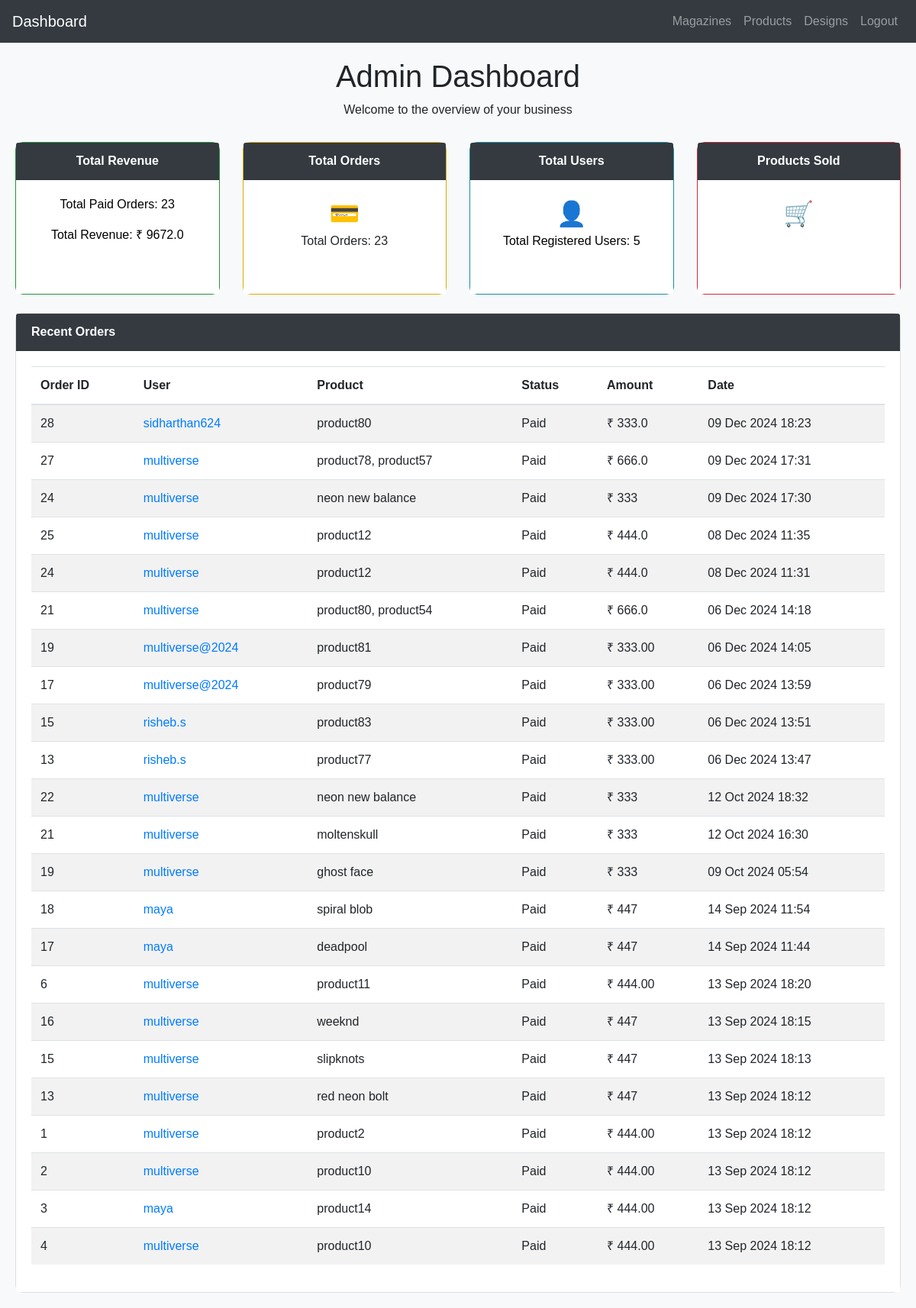
/dashboard/, run on the app's committed database.
### productapp/models.py (models this page shows, shortened)
class OrderCart(models.Model):
     user=models.ForeignKey(User,on_delete=models.CASCADE)
     info=models.ForeignKey(UserProfile,on_delete=models.CASCADE)
     product_name = models.CharField(max_length=255)
     color = models.CharField(max_length=225)
     size = models.CharField(max_length=225)
     amount = models.CharField(max_length=10)
     payment_id = models.CharField(max_length=100)
     paid = models.BooleanField(default=False)
     order_confirmed = models.BooleanField(default=True)
     shipped = models.BooleanField(default=False)
     delivered = models.BooleanField(default=False)
     created_at = models.DateTimeField(auto_now_add=True)

class OrderDesign(models.Model):
     user=models.ForeignKey(User,on_delete=models.CASCADE)
     info=models.ForeignKey(UserProfile,on_delete=models.CASCADE)
     design_name = models.CharField(max_length=255)
     designcolor = models.CharField(max_length=225)
     designsize = models.CharField(max_length=225)
     amount = models.CharField(max_length=10)
     payment_id = models.CharField(max_length=100)
     paid = models.BooleanField(default=False)
     order_confirmed = models.BooleanField(default=True)
     shipped = models.BooleanField(default=False)
     delivered = models.BooleanField(default=False)
     created_at = models.DateTimeField(auto_now_add=True)

### productapp/views.py (the view)
# urls.py: path('dashboard/', views.dashboard, name='dashboard'),
def dashboard(request):
    user_count = User.objects.count()
    cart_order_count = OrderCart.objects.filter(paid=True).count()
    design_order_count = OrderDesign.objects.filter(paid=True).count()
    total_orders = cart_order_count + design_order_count
    cart_orders = OrderCart.objects.filter(paid=True)
    design_orders = OrderDesign.objects.filter(paid=True)
    for order in cart_orders:
        order.order_type = "OrderCart"
    for order in design_orders:
        order.order_type = "OrderDesign"
    all_orders = sorted(
        chain(cart_orders, design_orders),
        key=lambda order: order.created_at,
        reverse=True
    )
    cart_revenue = (
        OrderCart.objects.filter(paid=True)
        .aggregate(total=Sum(F('amount'), output_field=FloatField()))['total'] or 0
    )
    design_revenue = (
        OrderDesign.objects.filter(paid=True)
        .aggregate(total=Sum(F('amount'), output_field=FloatField()))['total'] or 0
    )
    total_paid_orders = cart_order_count + design_order_count
    total_revenue = float(cart_revenue) + float(design_revenue)
    return render(request, 'dashboard.html', {
        'orders': all_orders,
        'user_count': user_count,
        'total_orders': total_orders,
        'total_paid_orders': total_paid_orders,
        'total_revenue': total_revenue
    })

### templates/dashboard.html (shortened to what this page needs)
<!DOCTYPE html>
<html lang="en">
<head>
    <link href="https://stackpath.bootstrapcdn.com/bootstrap/4.5.2/css/bootstrap.min.css" rel="stylesheet">
</head>
<body>
    <nav class="navbar navbar-expand-lg navbar-dark bg-dark">
        <a class="navbar-brand" href="#">Dashboard</a>
        <div class="collapse navbar-collapse" id="navbarNav">
          <ul class="navbar-nav ml-auto">
            <li class="nav-item">
              <a class="nav-link" href="#">Magazines</a>
            </li>
            <li class="nav-item">
              <a class="nav-link" href="{% url 'productapp:admin_shop_view' %}">Products</a>
            </li>
            <li class="nav-item">
              <a class="nav-link" href="{% url 'productapp:admin_product_view' %}">Designs</a>
            </li>
            <li class="nav-item">
              <a class="nav-link" href="#">Logout</a>
            </li>
          </ul>
        </div>
      </nav>
    <div class="container-fluid">
        <div class="dashboard-header">
            <h1>Admin Dashboard</h1>
            <p>Welcome to the overview of your business</p>
        </div>
        <div class="row">
            <div class="col-lg-3 col-md-6 mb-4">
                <div class="card revenue-card">
                    <div class="card-header text-center">Total Revenue</div>
                    <div class="card-body text-center">
                        <p>Total Paid Orders: {{ total_paid_orders }}</p>
                         <p>Total Revenue: ₹ {{ total_revenue }}</p>
                    </div>
                </div>
            </div>
            <div class="col-lg-3 col-md-6 mb-4">
                <div class="card orders-card">
                    <div class="card-header text-center">Total Orders</div>
                    <div class="card-body text-center">
                        <span class="stats-icon">&#128179;</span>
                        <p>Total Orders: {{ total_orders }}</p>
                    </div>
                </div>
            </div>
            <div class="col-lg-3 col-md-6 mb-4">
                <div class="card users-card">
                    <div class="card-header text-center">Total Users</div>
                    <div class="card-body text-center">
                        <span class="stats-icon">&#128100;</span>
                        <p>Total Registered Users: {{ user_count }}</p>
                    </div>
                </div>
            </div>
            <div class="col-lg-3 col-md-6 mb-4">
                <div class="card products-card">
                    <div class="card-header text-center">Products Sold</div>
                    <div class="card-body text-center">
                        <span class="stats-icon">&#128722;</span>
                        <h2>645</h2>
                    </div>
                </div>
            </div>
        </div>
        <div class="row">
            <div class="col-12">
                <div class="card">
                    <div class="card-header">Recent Orders</div>
                    <div class="card-body">
                        <table class="table table-striped table-responsive-md">
                            <thead>
                                <tr>
                                    <th>Order ID</th>
                                    <th>User</th>
                                    <th>Product</th>
                                    <th>Status</th>
                                    <th>Amount</th>
                                    <th>Date</th>
                                </tr>
                            </thead>
                            <tbody>
                                {% for order in orders %}
                                    <tr>
                                        <td>{{ order.id }}</td>
                                        <td>
                                            <a href="{% url 'productapp:admin_order_detail' order.id order.order_type %}">
                                            {{ order.user.username }}
                                         </a>
                                        </td>
                                        {% if order.product_name %}
                                            <td>{{ order.product_name }}</td>
                                        {% else %}
                                            <td>{{ order.design_name }}</td>
                                        {% endif %}
                                        <td>{{ order.paid|yesno:"Paid,Pending" }}</td>
                                        <td>₹ {{ order.amount }}</td>
                                        <td>{{ order.created_at|date:"d M Y H:i" }}</td>
                                    </tr>
                                {% empty %}
                                    <tr>
                                        <td colspan="6" class="text-center">No orders found.</td>
                                    </tr>
                                {% endfor %}
                            </tbody>
                        </table>
                    </div>
                </div>
            </div>
        </div>
    </div>
</body>
</html>

### templates/dashboard.html (style rules this page uses)
body { background-color: #f8f9fa; font-family: Arial, sans-serif; }
.container-fluid { padding: 20px; }
.dashboard-header { text-align: center; margin-bottom: 30px; }
.card { border-radius: 10px; }
.card-header { font-weight: bold; background-color: #343a40; color: white; border-radius: 10px 10px 0 0; }
.card-body { background-color: #ffffff; }
.stats-icon { font-size: 2rem; }
.revenue-card { background-color: #28a745; color: rgb(0, 0, 0); height:200px; }
.orders-card { background-color: #ffc107; height:200px; }
.users-card { background-color: #17a2b8; color: black; height:200px; }
.products-card { background-color: #dc3545; color: white; height:200px; }

### data on the page
OrderCart: id "28", user.username "sidharthan624", product_name "product80", paid "Paid", amount "333.0", created_at "09 Dec 2024 18:23"
OrderCart: id "27", user.username "multiverse", product_name "product78, product57", paid "Paid", amount "666.0", created_at "09 Dec 2024 17:31"
OrderDesign: id "24", user.username "multiverse", design_name "neon new balance", paid "Paid", amount "333", created_at "09 Dec 2024 17:30"
OrderCart: id "25", user.username "multiverse", product_name "product12", paid "Paid", amount "444.0", created_at "08 Dec 2024 11:35"
OrderCart: id "24", user.username "multiverse", product_name "product12", paid "Paid", amount "444.0", created_at "08 Dec 2024 11:31"
OrderCart: id "21", user.username "multiverse", product_name "product80, product54", paid "Paid", amount "666.0", created_at "06 Dec 2024 14:18"
OrderCart: id "19", user.username "multiverse@2024", product_name "product81", paid "Paid", amount "333.00", created_at "06 Dec 2024 14:05"
OrderCart: id "17", user.username "multiverse@2024", product_name "product79", paid "Paid", amount "333.00", created_at "06 Dec 2024 13:59"
OrderCart: id "15", user.username "risheb.s", product_name "product83", paid "Paid", amount "333.00", created_at "06 Dec 2024 13:51"
OrderCart: id "13", user.username "risheb.s", product_name "product77", paid "Paid", amount "333.00", created_at "06 Dec 2024 13:47"
OrderDesign: id "22", user.username "multiverse", design_name "neon new balance", paid "Paid", amount "333", created_at "12 Oct 2024 18:32"
OrderDesign: id "21", user.username "multiverse", design_name "moltenskull", paid "Paid", amount "333", created_at "12 Oct 2024 16:30"
OrderDesign: id "19", user.username "multiverse", design_name "ghost face", paid "Paid", amount "333", created_at "09 Oct 2024 05:54"
OrderDesign: id "18", user.username "maya", design_name "spiral blob", paid "Paid", amount "447", created_at "14 Sep 2024 11:54"
OrderDesign: id "17", user.username "maya", design_name "deadpool", paid "Paid", amount "447", created_at "14 Sep 2024 11:44"
OrderCart: id "6", user.username "multiverse", product_name "product11", paid "Paid", amount "444.00", created_at "13 Sep 2024 18:20"
OrderDesign: id "16", user.username "multiverse", design_name "weeknd", paid "Paid", amount "447", created_at "13 Sep 2024 18:15"
OrderDesign: id "15", user.username "multiverse", design_name "slipknots", paid "Paid", amount "447", created_at "13 Sep 2024 18:13"
OrderDesign: id "13", user.username "multiverse", design_name "red neon bolt", paid "Paid", amount "447", created_at "13 Sep 2024 18:12"
OrderCart: id "1", user.username "multiverse", product_name "product2", paid "Paid", amount "444.00", created_at "13 Sep 2024 18:12"
OrderCart: id "2", user.username "multiverse", product_name "product10", paid "Paid", amount "444.00", created_at "13 Sep 2024 18:12"
OrderCart: id "3", user.username "maya", product_name "product14", paid "Paid", amount "444.00", created_at "13 Sep 2024 18:12"
OrderCart: id "4", user.username "multiverse", product_name "product10", paid "Paid", amount "444.00", created_at "13 Sep 2024 18:12"

### other printed values
{{ total_paid_orders }} "23"
{{ total_revenue }} "9672.0"
{{ total_orders }} "23"
{{ user_count }} "5"
